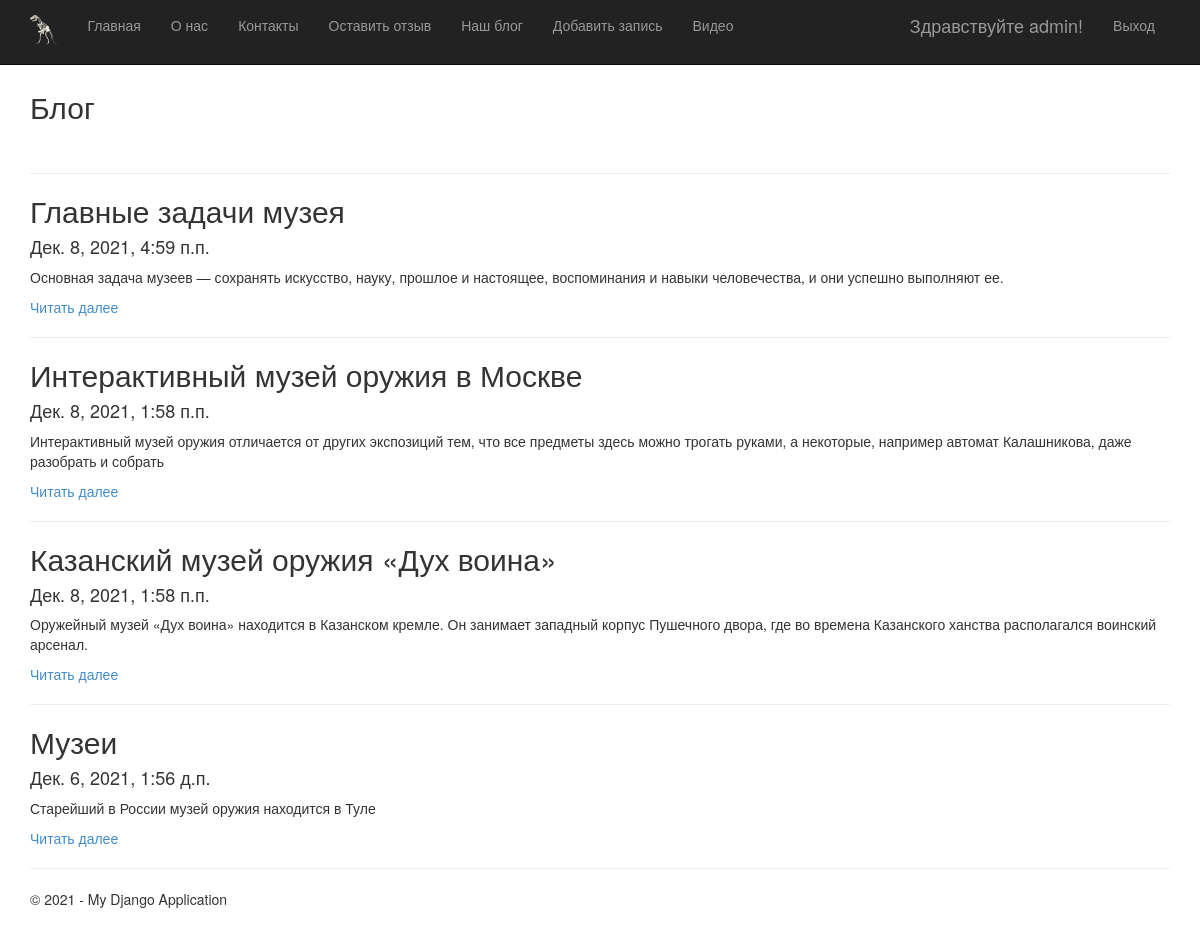
/blog (signed in), run on the app's committed database.
### app/models.py (models this page shows, shortened)
class Blog(models.Model):
    title = models.CharField(max_length = 100, unique_for_date = "posted", verbose_name = "Заголовок")
    description = models.TextField(verbose_name = "Краткое содержание")
    content = models.TextField(verbose_name = "Полное содержание")
    posted = models.DateTimeField(default = datetime.now(), db_index = True, verbose_name = "Опубликован")
    author = models.ForeignKey(User, null=True, blank=True, on_delete = models.SET_NULL, verbose_name = "Автор")
    image = models.FileField(default = 'temp.jpg', verbose_name = "Путь к картинке")
    class Meta:
        db_table = "Posts"
        ordering = ["-posted"]
        verbose_name = "Пост"
        verbose_name_plural = "Пост"

### app/views.py (the view)
# urls.py: url(r'^blog$', app.views.blog, name='blog'),
def blog(request):
    assert isinstance(request, HttpRequest)
    posts = Blog.objects.all() # запрос на выбор всех статей блога из модели
    return render(
        request,
        'app/blog.html',
        {
            'title':'Блог',
            'posts': posts, # передача списка статей в шаблон веб-страницы
            'year':datetime.now().year,
        }
    )

### app/templates/app/blog.html
{% extends "app/layout.html" %}
{% block content %}
<h2>{{ title }}</h2> <br />
{% for post in posts %}
<hr/>
<div class="">
<h2> {{post.title}} </h2>
<h4> {{post.posted}} </h4>
<p> {{post.description}} </p>
<p><a href="{% url 'blogpost' parametr=post.id %}"> Читать далее </a> </p>
</div>
{% endfor %}
{% endblock %}

### app/templates/app/loginpartial.html (shortened to what this page needs)
{% if user.is_authenticated %}
<form id="logoutForm" action="/logout" method="post" class="navbar-right">
    <ul class="nav navbar-nav navbar-right">
        <li><span class="navbar-brand">Здравствуйте {{ user.username }}!</span></li>
        <li><a href="javascript:document.getElementById('logoutForm').submit()">Выход</a></li>
    </ul>
</form>
{% else %}
<ul class="nav navbar-nav navbar-right">
    <li><a href="{% url 'login' %}">Вход</a></li>
</ul>
{% endif %}

### app/static/app/content/site.css (style rules this page uses)
body { padding-top: 50px; padding-bottom: 20px; }

### data on the page
Blog: title "Главные задачи музея", posted "Дек. 8, 2021, 4:59 п.п.", description "Основная задача музеев — сохранять искусство, науку, прошлое и настоящее, воспоминания и навыки человечества, и они успешно выполняют ее."
Blog: title "Интерактивный музей оружия в Москве", posted "Дек. 8, 2021, 1:58 п.п.", description "Интерактивный музей оружия отличается от других экспозиций тем, что все предметы здесь можно трогать руками, а некоторые, например автомат Калашникова, даже разобрать и собрать"
Blog: title "Казанский музей оружия «Дух воина»", posted "Дек. 8, 2021, 1:58 п.п.", description "Оружейный музей «Дух воина» находится в Казанском кремле. Он занимает западный корпус Пушечного двора, где во времена Казанского ханства располагался воинский арсенал."
Blog: title "Музеи", posted "Дек. 6, 2021, 1:56 д.п.", description "Старейший в России музей оружия находится в Туле"

### other printed values
{{ user.username }} "admin"
{{ title }} "Блог"
